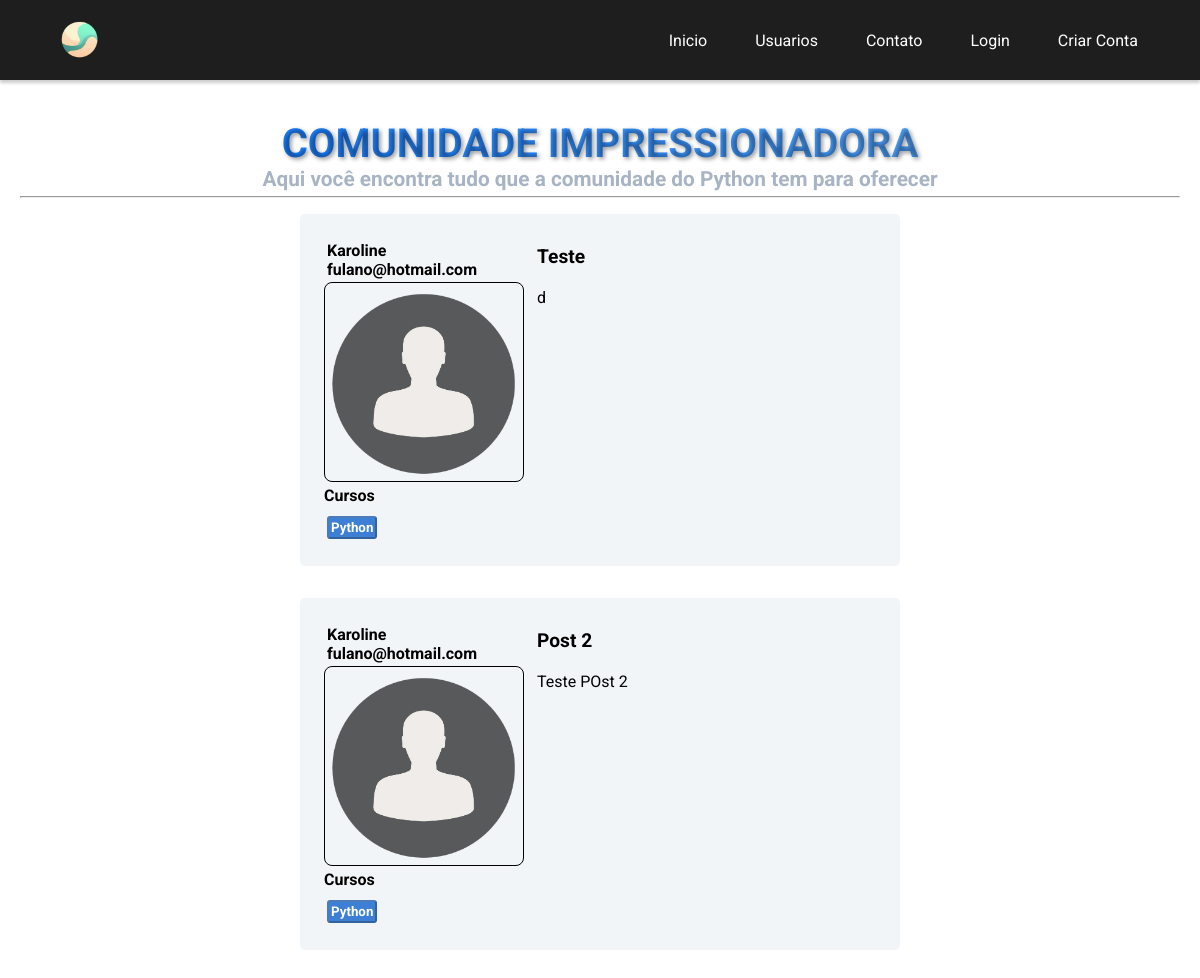
Before: / with the older database file.
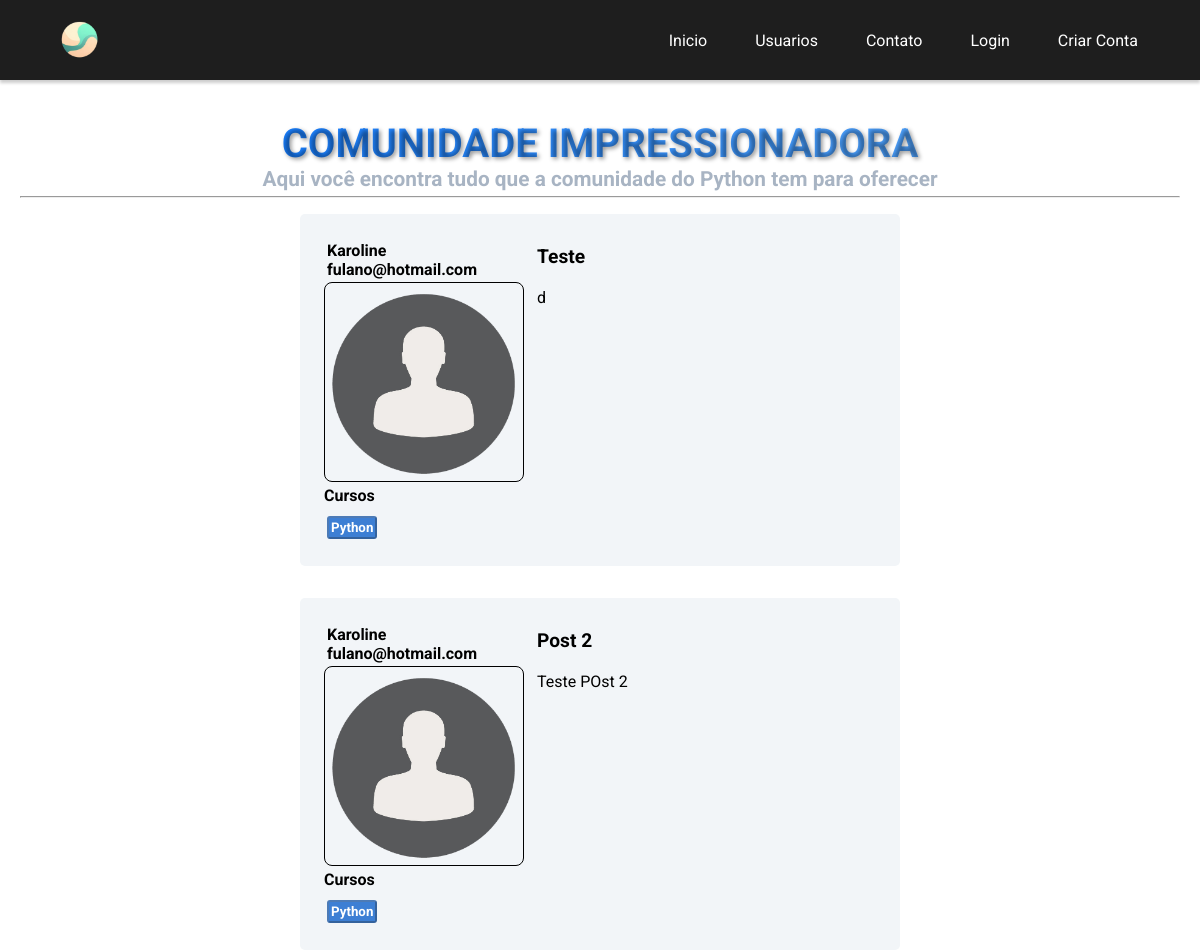
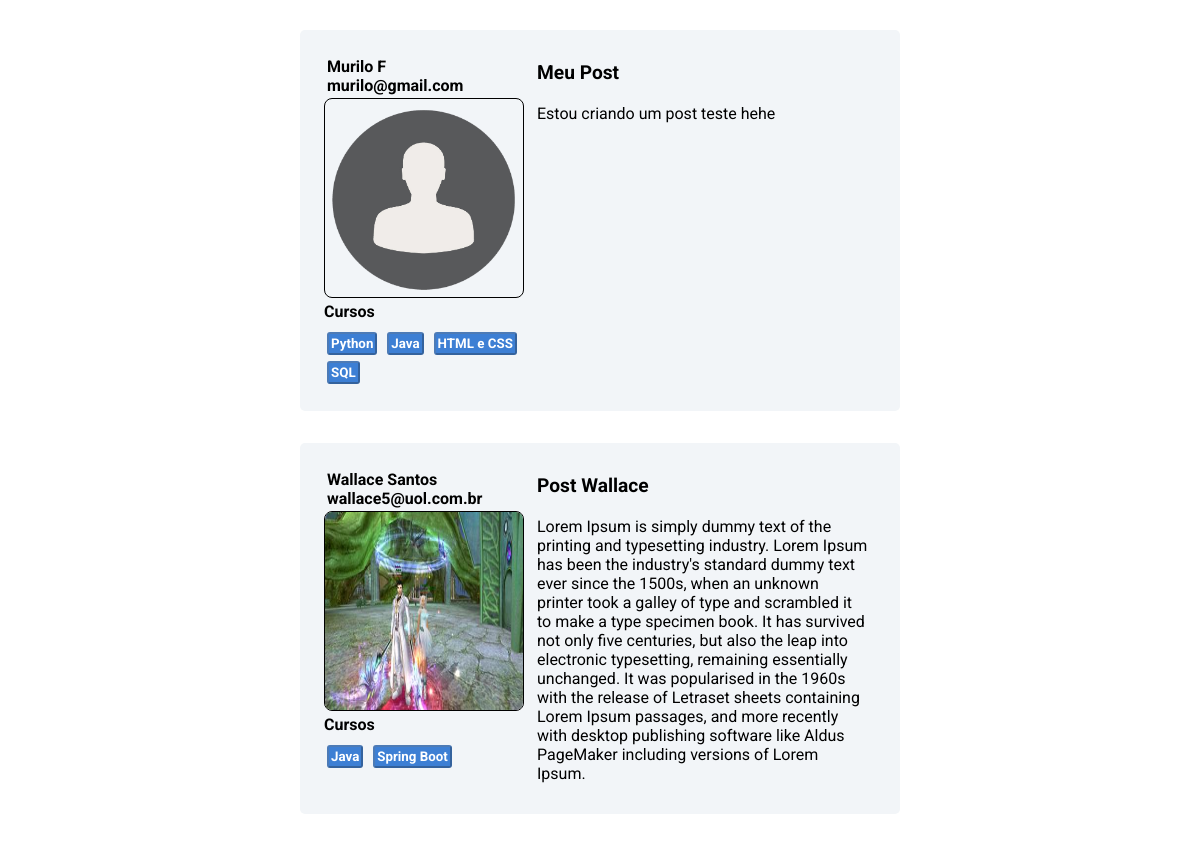
After: the same page with the newer database file (2 pictures, top to bottom).
### comunidadeblog/models.py (models this page shows)
class Post(database.Model):
    id = database.Column(database.Integer, primary_key=True)
    titulo = database.Column(database.String, nullable=False)
    corpo = database.Column(database.Text, nullable=False)
    data_criacao = database.Column(database.DateTime, nullable=False, default=datetime.utcnow)
    id_usuario = database.Column(database.Integer, database.ForeignKey('usuario.id'), nullable=False)   # se refere a classe usuario, coluna id

class Usuario(database.Model, UserMixin):
    id = database.Column(database.Integer, primary_key=True)
    username = database.Column(database.String, nullable=False)
    email = database.Column(database.String, nullable=False, unique=True)
    telefone = database.Column(database.String(14), nullable=True)
    senha = database.Column(database.String(20), nullable=False)
    foto_perfil = database.Column(database.String, default='default.jpg', nullable=False)
    posts = database.relationship('Post', backref='autor', lazy=True)      # primeiro parametro 'Post' se refere a classe Post e backre='autor
    cursos = database.Column(database.String, nullable=False, default="Não Informado")

### comunidadeblog/routes.py (the view)
@app.route('/')
def home():
    lista_posts = Post.query.all()
    return render_template('home.html', lista_posts=lista_posts)

### comunidadeblog/templates/home.html
{% extends 'base.html' %} {% block body %}
<div class="container-home">
	<div class="title-home">Comunidade Impressionadora</div>
	<div class="subtitle-home">
		Aqui você encontra tudo que a comunidade do Python tem para oferecer
	</div>
	<hr />
	<div class="container-postlist">
		{% for post in lista_posts %}
		<div class="content-postlist">
			<div class="dados-autor-post">
				<div class="criador-post">
					{{ post.autor.username }} {{ post.autor.email }}
				</div>
				<img
					src="{{ url_for('static', filename='fotos_perfil/{}'.format(post.autor.foto_perfil)) }}"
					class="image-perfil-post"
					alt="imagem-perfil"
				/>
				<div class="meuscursos">
					<div class="title-meuscursos">Cursos</div>
					<div class="item-cursos">
						{% for curso in post.autor.cursos.split(';') %}
						<button disabled="disabled" class="cursos-btn">
							{{ curso }}
						</button>
						{% endfor %}
					</div>
				</div>
			</div>
			<div class="dados-post">
				<div class="titulo-dados-post">{{ post.titulo }}</div>
				<div class="corpo-dados-post">{{ post.corpo }}</div>
			</div>
		</div>
		{% endfor %}
	</div>
</div>
{% endblock %}

### comunidadeblog/templates/base.html (shortened to what this page needs)
<!DOCTYPE html>
<html lang="pt-br">
	<head>
		<link
			rel="stylesheet"
			href="{{ url_for('static', filename='css/style.css') }}"
		/>
	</head>
	<body class="{{ body_class }}">
		<div class="container">
			{% include 'navbar.html' %}
			{% block body %} {% endblock %}
		</div>
	</body>
</html>

### comunidadeblog/templates/navbar.html
<header class="header">
	<img
		src="../static/images_site/logo_semfundo.png"
		alt="image-logo"
		class="image-logo"
	/>
	<div class="navbar">
		<a href="{{url_for('home')}}" class="item-navbar">Inicio</a>
		<a href="{{url_for('usuarios')}}" class="item-navbar">Usuarios</a>
		<a href="{{url_for('contato')}}" class="item-navbar">Contato</a>
		{% if current_user.is_authenticated %}
			<a href="{{url_for('criar_post')}}" class="item-navbar">Criar Post</a>
			<a href="{{url_for('minha_conta')}}" class="item-navbar">Minha Conta</a>
			<a href="{{url_for('logout')}}" class="item-navbar">Sair</a>
		{% else %}
			<a href="{{url_for('login')}}" class="item-navbar">Login</a>
			<a href="{{url_for('criarConta')}}" class="item-navbar">Criar Conta</a>
		{% endif %}
	</div>
</header>

### comunidadeblog/static/css/style.css (style rules this page uses)
* { padding: 0; margin: 0; box-sizing: border-box; text-decoration: none; }
.container { min-height: 100vh; font-family: "Roboto", sans-serif; }
.header { background-color: #1e1e1e; display: flex; align-items: center; padding: 0 40px; justify-content: space-between; box-shadow: 0px 3px 3px rgba(0, 0, 0, 0.2); }
.image-logo { width: 80px; }
.item-navbar { padding: 10px 20px; font-size: 1rem; color: #fff; background-color: transparent; border: 2px solid transparent; border-radius: 10px; gap: 30px; transition: 0.5s; }
.title-meuscursos { margin-bottom: 0.5em; font-weight: bold; }
.cursos-btn { background-color: #075bc9c4; border-radius: 3px; color: #fff; margin: 3px; font-weight: bold; padding: 2px; font-family: "Roboto", Courier, monospace; }
.container-home { padding: 40px 20px; }
.title-home { text-align: center; text-transform: uppercase; font-size: 40px; font-weight: bold; background: linear-gradient(45deg, #006fff, #69b4ff); -webkit-background-clip: text; -webkit-text-fill-color: transparent; text-shadow: 2px 2px 4px rgba(0, 0, 0, 0.4); }
.subtitle-home { margin-bottom: 5px; text-align: center; font-size: 1.3rem; font-weight: bold; color: #06285359; }
.container-postlist { display: flex; justify-content: center; flex-wrap: wrap; }
.content-postlist { max-width: 600px; background-color: #f2f5f8; padding: 20px; display: grid; grid-template-columns: 1fr 3fr; grid-template-areas: "dados-autor-post dados-post dados-post dados-post"; margin: 1rem; border: 1px solid transparent; border-radius: 5px; }
.dados-autor-post { grid-area: dados-autor-post; padding: 3px; }
.image-perfil-post { width: 200px; height: 200px; border: 1px solid; border-radius: 8px; }
.dados-post { grid-area: dados-post; }
.titulo-dados-post { font-size: 1.2rem; font-weight: bold; padding: 10px; }
.criador-post { font-size: 1rem; padding: 3px; font-weight: bold; }
.corpo-dados-post { padding: 10px; }

Changed rows visible on the page:
added Post: autor.username "Murilo F", autor.email "murilo@gmail.com", foto_perfil (placeholder picture), curso "Python" "Java" "HTML e CSS" "SQL", titulo "Meu Post", corpo "Estou criando um post teste hehe"
added Post: autor.username "Wallace Santos", autor.email "wallace5@uol.com.br", foto_perfil (picture), curso "Java" "Spring Boot", titulo "Post Wallace", corpo "Lorem Ipsum is simply dummy text of the printing and typesetting industry. Lorem Ipsum has been the industry's standard dummy text ever since the 1500s, when an unknown printer took a galley of type and scrambled it to make a type specimen book. It has survived not only five centuries, but also the leap into electronic typesetting, remaining essentially unchanged. It was popularised in the 1960s with the release of Letraset sheets containing Lorem Ipsum passages, and more recently with desktop publishing software like Aldus PageMaker including versions of Lorem Ipsum."
